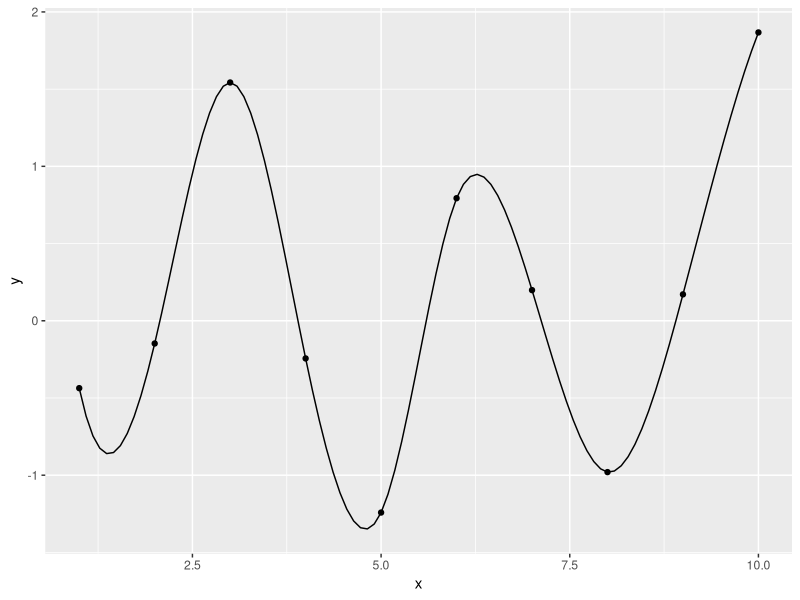

The R source for this figure:
## ---- chunk 1
library(ggplot2)
n <- 10
d <- data.frame(x = 1:n, y = rnorm(n))
ggplot(d,aes(x,y)) + geom_point() + 
  geom_line(data=data.frame(spline(d, n=n*10)))
